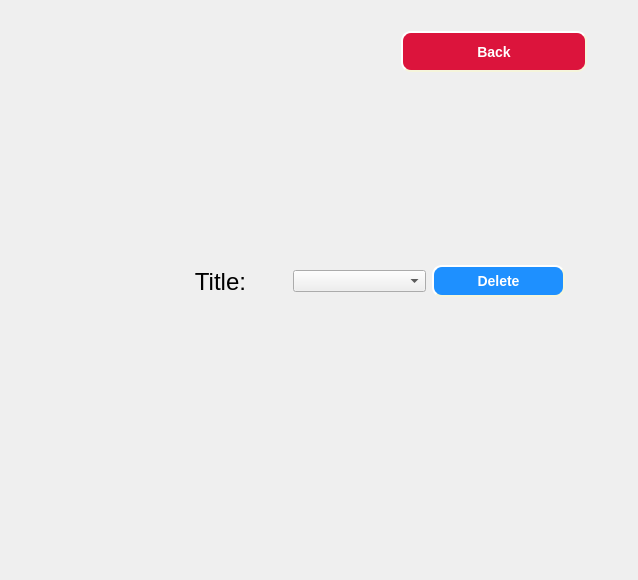
<?xml version="1.0" encoding="UTF-8"?>
<ui version="4.0">
 <class>ResourcesGui</class>
 <widget class="QWidget" name="ResourcesGui">
  <property name="geometry">
   <rect>
    <x>0</x>
    <y>0</y>
    <width>638</width>
    <height>580</height>
   </rect>
  </property>
  <property name="windowTitle">
   <string>Form</string>
  </property>
  <layout class="QGridLayout" name="gridLayout">
   <item row="0" column="0">
    <widget class="QStackedWidget" name="stackedWidget_resources">
     <property name="currentIndex">
      <number>3</number>
     </property>
     <widget class="QWidget" name="buttonsPage">
      <widget class="QWidget" name="layoutWidget">
       <property name="geometry">
        <rect>
         <x>130</x>
         <y>110</y>
         <width>341</width>
         <height>351</height>
        </rect>
       </property>
       <layout class="QVBoxLayout" name="verticalLayout_resources">
        <item>
         <widget class="QPushButton" name="pushButton_changeColor">
          <property name="styleSheet">
           <string notr="true">background-color:rgb(30,144,255);
color:rgb(255,255,255);
    border-style: outset;
    border-width: 2px;
    border-radius: 10px;
    border-color: beige;
    font: bold 14px;
    padding: 6px;</string>
          </property>
          <property name="text">
           <string>Change Color</string>
          </property>
         </widget>
        </item>
        <item>
         <widget class="QPushButton" name="pushButton_createMessage">
          <property name="styleSheet">
           <string notr="true">background-color:rgb(30,144,255);
color:rgb(255,255,255);
    border-style: outset;
    border-width: 2px;
    border-radius: 10px;
    border-color: beige;
    font: bold 14px;
    padding: 6px;</string>
          </property>
          <property name="text">
           <string>Create Message</string>
          </property>
         </widget>
        </item>
        <item>
         <widget class="QPushButton" name="pushButton_viewMessage">
          <property name="styleSheet">
           <string notr="true">background-color:rgb(30,144,255);
color:rgb(255,255,255);
    border-style: outset;
    border-width: 2px;
    border-radius: 10px;
    border-color: beige;
    font: bold 14px;
    padding: 6px;</string>
          </property>
          <property name="text">
           <string>View Message</string>
          </property>
         </widget>
        </item>
        <item>
         <widget class="QPushButton" name="pushButton_deleteMessage">
          <property name="styleSheet">
           <string notr="true">background-color:rgb(30,144,255);
color:rgb(255,255,255);
    border-style: outset;
    border-width: 2px;
    border-radius: 10px;
    border-color: beige;
    font: bold 14px;
    min-width: 10em;
    padding: 6px;</string>
          </property>
          <property name="text">
           <string>Delete Message</string>
          </property>
         </widget>
        </item>
       </layout>
      </widget>
     </widget>
     <widget class="QWidget" name="createMessagePage">
      <widget class="QPushButton" name="pushButton_saveMessage">
       <property name="geometry">
        <rect>
         <x>280</x>
         <y>480</y>
         <width>186</width>
         <height>51</height>
        </rect>
       </property>
       <property name="styleSheet">
        <string notr="true">background-color:rgb(30,144,255);
color:rgb(255,255,255);
    border-style: outset;
    border-width: 2px;
    border-radius: 10px;
    border-color: beige;
    font: bold 14px;
    min-width: 10em;
    padding: 6px;</string>
       </property>
       <property name="text">
        <string>Save Message</string>
       </property>
      </widget>
      <widget class="QLineEdit" name="lineEdit_title">
       <property name="geometry">
        <rect>
         <x>200</x>
         <y>150</y>
         <width>311</width>
         <height>31</height>
        </rect>
       </property>
      </widget>
      <widget class="QLabel" name="label_title">
       <property name="geometry">
        <rect>
         <x>80</x>
         <y>150</y>
         <width>81</width>
         <height>41</height>
        </rect>
       </property>
       <property name="font">
        <font>
         <pointsize>18</pointsize>
        </font>
       </property>
       <property name="text">
        <string>Title:</string>
       </property>
       <property name="alignment">
        <set>Qt::AlignCenter</set>
       </property>
      </widget>
      <widget class="QLabel" name="label_text">
       <property name="geometry">
        <rect>
         <x>90</x>
         <y>230</y>
         <width>71</width>
         <height>31</height>
        </rect>
       </property>
       <property name="font">
        <font>
         <pointsize>18</pointsize>
        </font>
       </property>
       <property name="text">
        <string>Text:</string>
       </property>
       <property name="alignment">
        <set>Qt::AlignCenter</set>
       </property>
      </widget>
      <widget class="QPushButton" name="pushButton_back2">
       <property name="geometry">
        <rect>
         <x>429</x>
         <y>20</y>
         <width>186</width>
         <height>41</height>
        </rect>
       </property>
       <property name="styleSheet">
        <string notr="true">background-color:rgb(220,20,60);
color:rgb(255,255,255);
    border-style: outset;
    border-width: 2px;
    border-radius: 10px;
    border-color: beige;
    font: bold 14px;
    min-width: 10em;
    padding: 6px;</string>
       </property>
       <property name="text">
        <string>Back</string>
       </property>
      </widget>
      <widget class="QTextEdit" name="lineEdit_text">
       <property name="geometry">
        <rect>
         <x>200</x>
         <y>220</y>
         <width>311</width>
         <height>231</height>
        </rect>
       </property>
       <property name="autoFillBackground">
        <bool>false</bool>
       </property>
      </widget>
     </widget>
     <widget class="QWidget" name="viewMessagePage">
      <widget class="QWidget" name="layoutWidget_2">
       <property name="geometry">
        <rect>
         <x>140</x>
         <y>180</y>
         <width>341</width>
         <height>61</height>
        </rect>
       </property>
       <layout class="QHBoxLayout" name="horizontalLayout_view">
        <item>
         <widget class="QLabel" name="label_titleView">
          <property name="font">
           <font>
            <pointsize>16</pointsize>
           </font>
          </property>
          <property name="text">
           <string>Title:</string>
          </property>
          <property name="alignment">
           <set>Qt::AlignCenter</set>
          </property>
         </widget>
        </item>
        <item>
         <widget class="QComboBox" name="comboBox_choices"/>
        </item>
        <item>
         <widget class="QPushButton" name="pushButton_view">
          <property name="font">
           <font>
            <pointsize>-1</pointsize>
            <italic>false</italic>
            <bold>true</bold>
           </font>
          </property>
          <property name="styleSheet">
           <string notr="true">background-color:rgb(30,144,255);
color:rgb(255,255,255);
    border-style: outset;
    border-width: 2px;
    border-radius: 10px;
    border-color: beige;
    font: bold 14px;
    padding: 6px;</string>
          </property>
          <property name="text">
           <string>View</string>
          </property>
         </widget>
        </item>
       </layout>
      </widget>
      <widget class="QPushButton" name="pushButton_back">
       <property name="geometry">
        <rect>
         <x>379</x>
         <y>21</y>
         <width>186</width>
         <height>41</height>
        </rect>
       </property>
       <property name="font">
        <font>
         <pointsize>-1</pointsize>
         <italic>false</italic>
         <bold>true</bold>
        </font>
       </property>
       <property name="styleSheet">
        <string notr="true">background-color:rgb(220,20,60);
color:rgb(255,255,255);
    border-style: outset;
    border-width: 2px;
    border-radius: 10px;
    border-color: beige;
    font: bold 14px;
    min-width: 10em;
    padding: 6px;</string>
       </property>
       <property name="text">
        <string>Back</string>
       </property>
      </widget>
      <widget class="QTextEdit" name="textEdit_textOutput">
       <property name="geometry">
        <rect>
         <x>150</x>
         <y>250</y>
         <width>331</width>
         <height>151</height>
        </rect>
       </property>
       <property name="autoFillBackground">
        <bool>false</bool>
       </property>
      </widget>
     </widget>
     <widget class="QWidget" name="deleteMessagePage">
      <widget class="QWidget" name="layoutWidget_3">
       <property name="geometry">
        <rect>
         <x>143</x>
         <y>240</y>
         <width>411</width>
         <height>61</height>
        </rect>
       </property>
       <layout class="QHBoxLayout" name="horizontalLayout_deleteMessage">
        <item>
         <widget class="QLabel" name="label_titleDeleteMessage">
          <property name="font">
           <font>
            <pointsize>18</pointsize>
           </font>
          </property>
          <property name="text">
           <string>Title:</string>
          </property>
          <property name="alignment">
           <set>Qt::AlignCenter</set>
          </property>
         </widget>
        </item>
        <item>
         <widget class="QComboBox" name="comboBox_choicesDelete"/>
        </item>
        <item>
         <widget class="QPushButton" name="pushButton_delete">
          <property name="font">
           <font>
            <pointsize>-1</pointsize>
            <italic>false</italic>
            <bold>true</bold>
           </font>
          </property>
          <property name="styleSheet">
           <string notr="true">background-color:rgb(30,144,255);
color:rgb(255,255,255);
    border-style: outset;
    border-width: 2px;
    border-radius: 10px;
    border-color: beige;
    font: bold 14px;
    padding: 6px;</string>
          </property>
          <property name="text">
           <string>Delete</string>
          </property>
         </widget>
        </item>
       </layout>
      </widget>
      <widget class="QPushButton" name="pushButton_back3">
       <property name="geometry">
        <rect>
         <x>390</x>
         <y>20</y>
         <width>186</width>
         <height>41</height>
        </rect>
       </property>
       <property name="font">
        <font>
         <pointsize>-1</pointsize>
         <italic>false</italic>
         <bold>true</bold>
        </font>
       </property>
       <property name="styleSheet">
        <string notr="true">background-color:rgb(220,20,60);
color:rgb(255,255,255);
    border-style: outset;
    border-width: 2px;
    border-radius: 10px;
    border-color: beige;
    font: bold 14px;
    min-width: 10em;
    padding: 6px;</string>
       </property>
       <property name="text">
        <string>Back</string>
       </property>
      </widget>
     </widget>
     <widget class="QWidget" name="page_editProfile">
      <widget class="QPushButton" name="pushButton_picture">
       <property name="geometry">
        <rect>
         <x>200</x>
         <y>260</y>
         <width>181</width>
         <height>24</height>
        </rect>
       </property>
       <property name="text">
        <string>Uptade Picture</string>
       </property>
      </widget>
      <widget class="QLabel" name="label_image">
       <property name="geometry">
        <rect>
         <x>220</x>
         <y>60</y>
         <width>141</width>
         <height>121</height>
        </rect>
       </property>
       <property name="text">
        <string/>
       </property>
      </widget>
      <widget class="QLabel" name="label">
       <property name="geometry">
        <rect>
         <x>230</x>
         <y>210</y>
         <width>121</width>
         <height>21</height>
        </rect>
       </property>
       <property name="text">
        <string>Update Name</string>
       </property>
      </widget>
     </widget>
    </widget>
   </item>
  </layout>
 </widget>
 <resources/>
 <connections/>
</ui>
